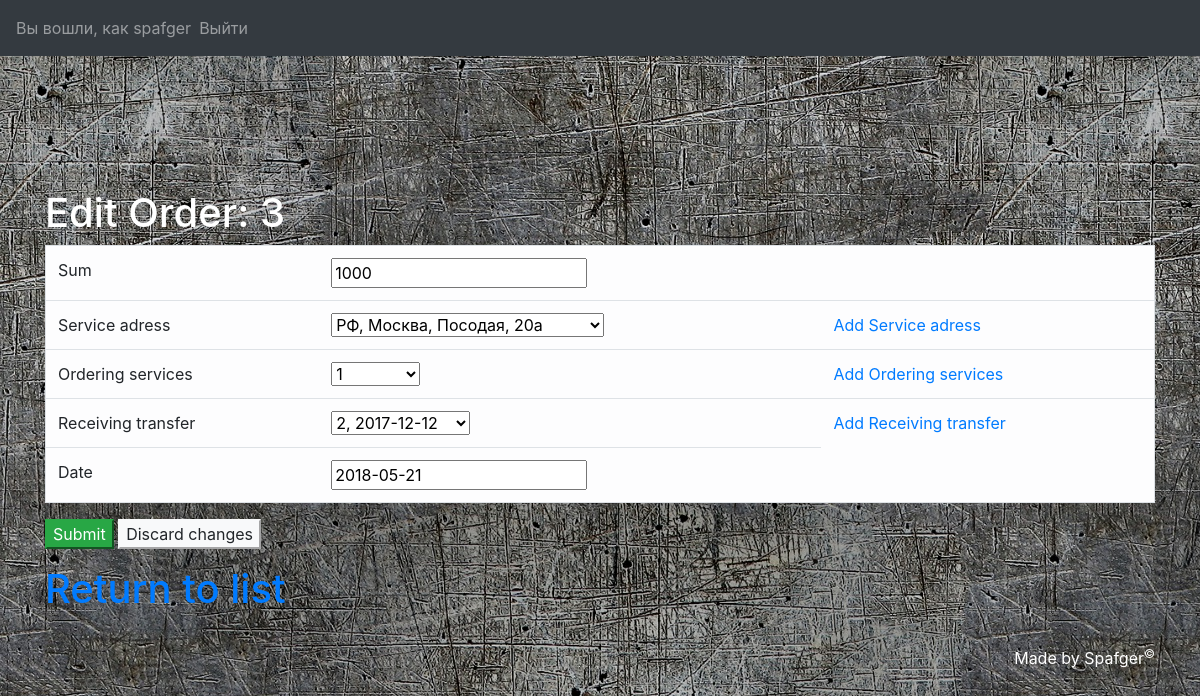
/LabaUD/mainmenu/Order/editorderform/3 (signed in), run on the app's committed database.
### LabaUD/models.py (models this page shows)
class Order(models.Model):
    id_order = models.AutoField(primary_key=True)
    sum_order = models.IntegerField()
    service_adress_id = models.ForeignKey(Service_adress, on_delete=models.CASCADE)
    ordering_services_id = models.ForeignKey(Ordering_services, on_delete=models.CASCADE)
    receivingtransfer_id = models.ForeignKey(Receiving_transfer, on_delete=models.CASCADE)
    date_order = models.DateField()
    def __str__(self):
        return str(self.id_order)

### LabaUD/views.py (the view, shortened to what this page needs)
# urls.py: url(r'^mainmenu/Order/editorderform/(?P<order_name>[\w-]+)$', views.editorder_form, name='edit_order'),
def editorder_form(request, order_name):
    cur_user = get_user(request)
    if cur_user.is_staff:
        order = Order.objects.get(id_order=order_name)
        form = Order_Form(instance=order)
        flag = False
        return render(request, "bdedit/Order/editorder.html", locals())
    else:
        return redirect("../../../failed")

### LabaUD/forms.py
class Order_Form(ModelForm):
    class Meta:
        model = Order
        fields = ["id_order", "sum_order", "service_adress_id", "ordering_services_id", "receivingtransfer_id", "date_order"]

### LabaUD/models.py (called while the page is built)
    def __str__(self):
        return str(self.id_receivingtransfer) + ", " + str(self.date_receive)

    def __str__(self):
        return self.service_adress

    def __str__(self):
        return str(self.id_ordering_services)

### templates/bdedit/Order/editorder.html (shortened to what this page needs)
{% extends "base.html" %}
{% block content %}
    <div class="container">
        <h1 style="color: #FFFFFF">Edit Order: {{ order }}</h1>
    </div>
    <div class="container">
        <form action="" method="post">
            <table class="table table-light border" align="center">
                <tr>
                    <td>Sum</td>
                    <td>{{ form.sum_order }}</td>
                </tr>
                <tr>
                    <td>Service adress</td>
                    <td>{{ form.service_adress_id }}</td>
                    <td><a href="{% url "add_sera" %}">Add Service adress</a></td>
                </tr>
                <tr>
                    <td>Ordering services</td>
                    <td>{{ form.ordering_services_id }}</td>
                    <td><a href="{% url "add_orse" %}">Add Ordering services</a></td>
                </tr>
                <tr>
                    <td>Receiving transfer</td>
                    <td>{{ form.receivingtransfer_id }}</td>
                    <td><a href="{% url "add_rest" %}">Add Receiving transfer</a></td>
                </tr>
                <tr>
                    <td>Date</td>
                    <td>{{ form.date_order }}</td>
                </tr>
            </table>
            <p>
                <input type="submit" class="btn-success">
                <a href="../outorder"><input type="button" class="btn-light" value="Discard changes"></a>
            </p>
        </form>
        <h1><a href="{% url "out_order" %}">Return to list</a></h1>
    </div>
{% endblock content %}

### templates/header.html (shortened to what this page needs)
<nav class="navbar navbar-expand-sm bg-dark navbar-dark">
{% if cur_user.id is not None %}
<ul class="navbar-nav mr-2">
    <li class="nav-item">
        <span class="navbar-text">
            Вы вошли, как {{ cur_user }}
        </span>
    </li>
    <li class="nav-item">
        <a class="nav-link" href="{% url 'logout' %}">Выйти</a>
    </li>
</ul>
{% endif %}
</nav>
<div class="container-fluid">
    <table class="w-75" style="height: 100px; margin: 0 auto">
            <tr>
            </tr>
    </table>
</div>
<hr>

### data on the page
Order: id_order "3", sum_order "1000", service_adress_id "РФ, Москва, Посодая, 20а", ordering_services_id "1", receivingtransfer_id "2, 2017-12-12", date_order "2018-05-21"

### other printed values
{{ cur_user }} "spafger"
